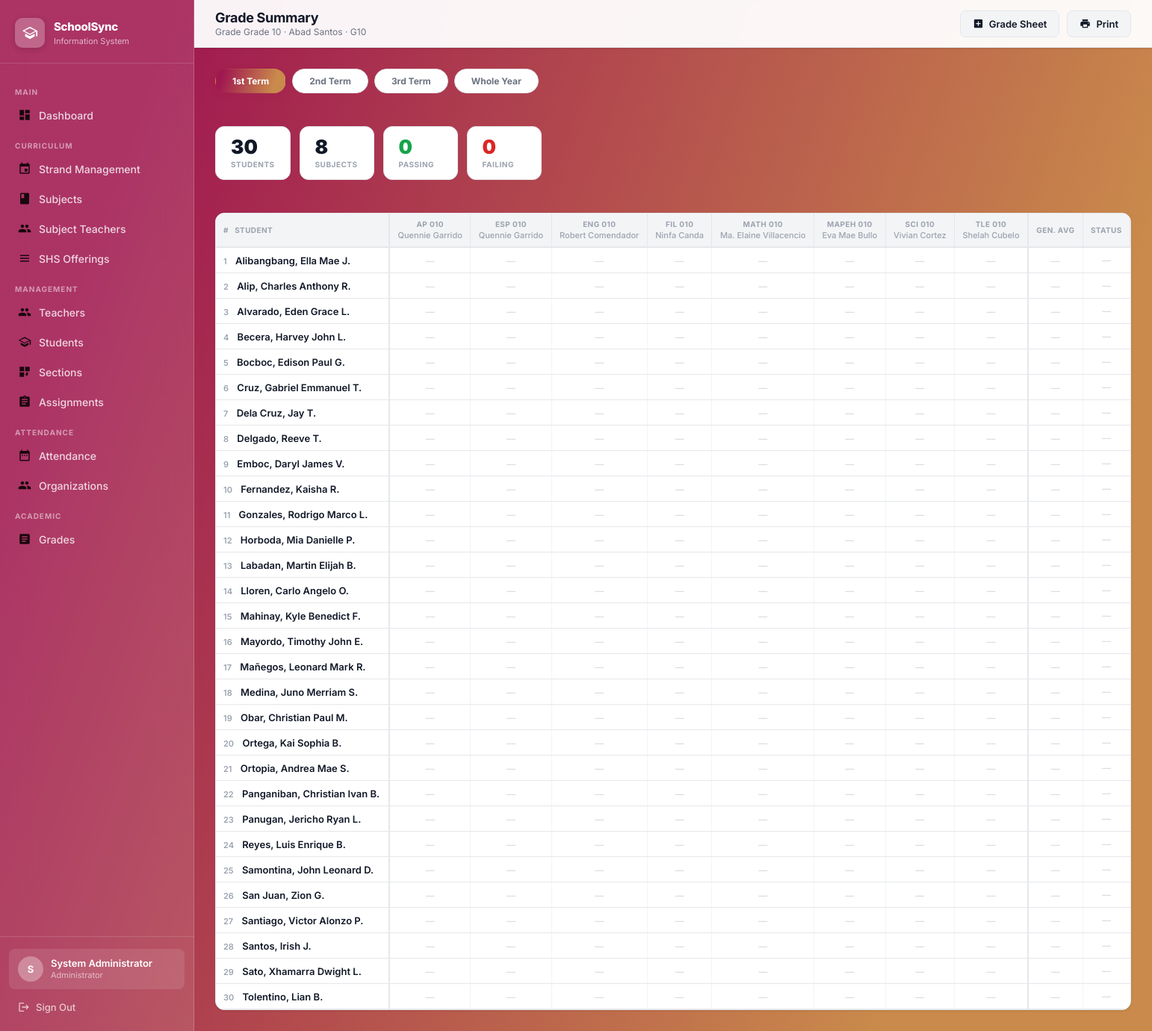
The page /grades/section/166/summary (signed in) on the database its author committed.
### tables this page shows
CREATE TABLE sections (
        id INTEGER PRIMARY KEY AUTOINCREMENT,
        grade_level TEXT NOT NULL, section_name TEXT NOT NULL, adviser_id INTEGER, student_limit INTEGER DEFAULT 40, strand_id INTEGER REFERENCES strands(id) ON DELETE SET NULL,
        FOREIGN KEY (adviser_id) REFERENCES teachers(id) ON DELETE SET NULL);

CREATE TABLE strands (
        id INTEGER PRIMARY KEY AUTOINCREMENT,
        strand_code TEXT UNIQUE NOT NULL, strand_name TEXT NOT NULL, description TEXT);

CREATE TABLE subjects (
        id INTEGER PRIMARY KEY AUTOINCREMENT,
        subject_code TEXT NOT NULL, subject_name TEXT NOT NULL,
        grade_level TEXT NOT NULL, strand TEXT, semester TEXT, default_teacher_id INTEGER, shs_type TEXT);

### app.py (the view)
@app.route('/grades/section/<int:sec_id>/summary')
@login_required
def grade_summary(sec_id):
    conn = get_db()
    section = conn.execute(
        "SELECT s.*, st.strand_code FROM sections s LEFT JOIN strands st ON s.strand_id=st.id WHERE s.id=?",
        (sec_id,)
    ).fetchone()
    if not section:
        flash('Section not found.', 'danger')
        conn.close()
        return redirect(url_for('grades_home'))
    is_jhs = section['grade_level'] in ('7', '8', '9', '10')
    if is_jhs:
        active_sem = 'Whole Year'
    else:
        active_sem = request.args.get('sem', '1st Term')
        if active_sem not in SEM_TERMS:
            active_sem = '1st Term'
    subjects = get_section_subjects(conn, sec_id, active_sem)
    subjects  = subjects_for_sem_tab(subjects, active_sem)
    students = conn.execute(
        "SELECT id, student_id, first_name, last_name, middle_name FROM students "
        "WHERE section_id=? ORDER BY last_name, first_name",
        (sec_id,)
    ).fetchall()
    all_grades = conn.execute(
        "SELECT student_id, subject_id, semester, quarter, written_works, performance_tasks, quarterly_assessment "
        "FROM grades WHERE section_id=?",
        (sec_id,)
    ).fetchall()
    sem_quarters_rows = conn.execute(
        "SELECT period, semester FROM grading_period_settings ORDER BY id"
    ).fetchall()
    sem_quarters_map = {}
    for r in sem_quarters_rows:
        sem_quarters_map.setdefault(r['semester'], [])
        if r['period'] not in sem_quarters_map[r['semester']]:
            sem_quarters_map[r['semester']].append(r['period'])
    conn.close()
    grade_map = {}
    for g in all_grades:
        qg = compute_quarterly_grade(g['written_works'], g['performance_tasks'], g['quarterly_assessment'])
        key = (g['subject_id'], g['semester'] or '')
        grade_map.setdefault(g['student_id'], {}).setdefault(key, {})[g['quarter']] = qg
    rows = []
    for st in students:
        sub_grades = {}
        gen_vals   = []
        for sub in subjects:
            sub_scope = (sub.get('semester') or '').strip()
            if sub_scope == 'Whole Year':
                eff_sem = 'Whole Year'
            elif sub_scope:
                eff_sem = sub_scope
            else:
                eff_sem = active_sem
            relevant_qs = sem_quarters_map.get(eff_sem, ALL_TERMS)
            grade_key = (sub['id'], eff_sem)
            q_vals = [
                grade_map.get(st['id'], {}).get(grade_key, {}).get(q)
                for q in relevant_qs
            ]
            q_vals = [v for v in q_vals if v is not None]
            avg = round(sum(q_vals) / len(q_vals), 2) if q_vals else None
            if avg is not None:
                gen_vals.append(avg)
            sub_grades[sub['id']] = {
                'avg':     avg,
                'passing': avg is not None and avg >= PASSING_GRADE,
            }
        gen_avg = round(sum(gen_vals) / len(gen_vals), 2) if gen_vals else None
        rows.append({
            'student':    dict(st),
            'sub_grades': sub_grades,
            'gen_avg':    gen_avg,
            'passing':    gen_avg is not None and gen_avg >= PASSING_GRADE,
        })
    return render_template('grade_summary.html',
                           section=section, subjects=subjects,
                           rows=rows, active_sem=active_sem,
                           passing_grade=PASSING_GRADE)

### app.py (called while the page is built)
def get_db():
    conn = sqlite3.connect(DATABASE)
    conn.row_factory = sqlite3.Row
    conn.execute("PRAGMA foreign_keys = ON")
    return conn

def login_required(f):
    @wraps(f)
    def decorated(*args, **kwargs):
        if 'admin_id' not in session:
            return redirect(url_for('login'))
        return f(*args, **kwargs)
    return decorated

def subjects_for_sem_tab(subjects_all, active_sem):
    if not active_sem:
        return list(subjects_all)
    active_terms = set(SEM_TERMS.get(active_sem, ALL_TERMS))
    out = []
    for s in subjects_all:
        scope = (s.get('semester') or '').strip()
        if not scope or scope == 'Whole Year':
            out.append(s)
            continue
        scope_terms = set(SEM_TERMS.get(scope, ALL_TERMS))
        if active_terms & scope_terms:
            out.append(s)
    return out

### templates/grade_summary.html (shortened to what this page needs)
{% extends "layout.html" %}
{% block page_title %}Grade Summary{% endblock %}
{% block page_subtitle %}Grade {{ section.grade_level }} · {{ section.section_name }}{% if section.strand_code %} · {{ section.strand_code }}{% endif %}{% endblock %}
{% block header_actions %}
  <a href="{{ url_for('grade_sheet', sec_id=section.id, sem=active_sem) }}" class="btn btn-secondary">
    <svg viewBox="0 0 24 24" fill="currentColor" style="width:15px;height:15px;"><path d="M19 3H5c-1.1 0-2 .9-2 2v14c0 1.1.9 2 2 2h14c1.1 0 2-.9 2-2V5c0-1.1-.9-2-2-2zm-2 10h-4v4h-2v-4H7v-2h4V7h2v4h4v2z"/></svg>
    Grade Sheet
  </a>
  <button class="btn btn-secondary" onclick="window.print()">
    <svg viewBox="0 0 24 24" fill="currentColor" style="width:15px;height:15px;"><path d="M19 8H5c-1.66 0-3 1.34-3 3v6h4v4h12v-4h4v-6c0-1.66-1.34-3-3-3zm-3 11H8v-5h8v5zm3-7c-.55 0-1-.45-1-1s.45-1 1-1 1 .45 1 1-.45 1-1 1zm-1-9H6v4h12V3z"/></svg>
    Print
  </button>
{% endblock %}
{% block content %}
{% set is_jhs = section.grade_level in ('7', '8', '9', '10') %}
{% if not is_jhs %}
<div class="sem-tab-bar print-hide">
  <a href="{{ url_for('grade_summary', sec_id=section.id, sem='1st Term') }}"
     class="sem-tab {{ 'active' if active_sem == '1st Term' else '' }}">1st Term</a>
  <a href="{{ url_for('grade_summary', sec_id=section.id, sem='2nd Term') }}"
     class="sem-tab {{ 'active' if active_sem == '2nd Term' else '' }}">2nd Term</a>
  <a href="{{ url_for('grade_summary', sec_id=section.id, sem='3rd Term') }}"
     class="sem-tab {{ 'active' if active_sem == '3rd Term' else '' }}">3rd Term</a>
  <a href="{{ url_for('grade_summary', sec_id=section.id, sem='Whole Year') }}"
     class="sem-tab {{ 'active' if active_sem == 'Whole Year' else '' }}">Whole Year</a>
</div>
{% endif %}
{% set passing_rows   = rows | selectattr('passing') | list %}
{% set graded_rows    = rows | selectattr('gen_avg') | list %}
{% set failing_rows   = graded_rows | rejectattr('passing') | list %}
{% set avg_list       = graded_rows | map(attribute='gen_avg') | list %}
{% set class_avg      = (avg_list | sum / avg_list | length) | round(2) if avg_list else none %}
<div class="stat-row print-hide">
  <div class="stat-chip-box">
    <div class="val">{{ rows | length }}</div>
    <div class="lbl">Students</div>
  </div>
  <div class="stat-chip-box">
    <div class="val">{{ subjects | length }}</div>
    <div class="lbl">Subjects</div>
  </div>
  <div class="stat-chip-box">
    <div class="val" style="color:#16a34a;">{{ passing_rows | length }}</div>
    <div class="lbl">Passing</div>
  </div>
  <div class="stat-chip-box">
    <div class="val" style="color:#dc2626;">{{ failing_rows | length }}</div>
    <div class="lbl">Failing</div>
  </div>
</div>
{% if not rows %}
<div class="content-card">
  <div class="empty-state">
    <svg viewBox="0 0 24 24" fill="currentColor"><path d="M16 11c1.66 0 2.99-1.34 2.99-3S17.66 5 16 5c-1.66 0-3 1.34-3 3s1.34 3 3 3zm-8 0c1.66 0 2.99-1.34 2.99-3S9.66 5 8 5C6.34 5 5 6.34 5 8s1.34 3 3 3zm0 2c-2.33 0-7 1.17-7 3.5V19h14v-2.5c0-2.33-4.67-3.5-7-3.5z"/></svg>
    <h3>No students enrolled</h3>
  </div>
</div>
{% else %}
<div class="content-card">
  <div class="summary-wrap">
    <table class="summary-table">
      <thead>
        <tr>
          <th class="th-name"># &nbsp; Student</th>
          {% for sub in subjects %}
          <th>
            {{ sub.subject_code }}
            {% if sub.teachers %}
            <div class="th-sub">{{ sub.teachers | join(' / ') }}</div>
            {% endif %}
          </th>
          {% endfor %}
          <th class="th-divider">Gen. Avg</th>
          <th>Status</th>
        </tr>
      </thead>
      <tbody>
        {% for row in rows %}
        <tr>
          <td class="td-name">
            <span style="color:var(--text-muted);font-size:11px;margin-right:8px;">{{ loop.index }}</span>
            {{ row.student.last_name }}, {{ row.student.first_name }}{% if row.student.middle_name %} {{ row.student.middle_name[0]|upper }}.{% endif %}
          </td>
          {% for sub in subjects %}
          {% set sg = row.sub_grades[sub.id] %}
          <td>
            {% if sg.avg is not none %}
              <span class="gv {{ 'gv-pass' if sg.passing else 'gv-fail' }}">{{ sg.avg }}</span>
            {% else %}
              <span class="gv-none">—</span>
            {% endif %}
          </td>
          {% endfor %}
          <td class="td-gen">
            {% if row.gen_avg is not none %}
              <span class="gv {{ 'gv-pass' if row.passing else 'gv-fail' }}">{{ row.gen_avg }}</span>
            {% else %}
              <span class="gv-none">—</span>
            {% endif %}
          </td>
          <td class="td-pf {% if row.gen_avg is not none %}{{ 'td-pass' if row.passing else 'td-fail' }}{% endif %}">
            {% if row.gen_avg is not none %}{{ 'PASSED' if row.passing else 'FAILED' }}
            {% else %}<span class="gv-none">—</span>{% endif %}
          </td>
        </tr>
        {% endfor %}
      </tbody>
    </table>
  </div>
</div>
{% endif %}
{% endblock %}

### static/css/style.css (style rules this page uses)
:root { --brand-gradient: linear-gradient(109deg, rgba(160,24,80,1) 11.2%, rgba(201,138,75,1) 81.7%); --blue-course: linear-gradient(90deg, rgba(46,129,211,1) 0%, rgba(25,70,171,1) 100%); --teal-course: linear-gradient(90deg, rgba(76,187,149,1) 0%, rgba(38,117,105,1) 100%); --yellow-course: linear-gradient(90deg, rgba(241,218,0,1) 0%, rgba(233,164,0,1) 100%); --pink-course: linear-gradient(90deg, rgba(208,53,141,1) 0%, rgba(131,10,78,1) 100%); --dark-teal-course: linear-gradient(90deg, rgba(107,53,202,1) 0%, rgba(72,23,155,1) 100%); --medium-blue-course: linear-gradient(90deg, rgba(56,61,201,1) 0%, rgba(19,21,128,1) 100%); --mint-green-course: linear-gradient(90deg, rgba(87,209,218,1) 0%, rgba(41,123,146,1) 100%); --green-course: linear-gradient(90deg, rgba(87,219,56,1) 0%, rgba(52,164,50,1) 100%); --orange-course: linear-gradient(90deg, rgba(235,154,48,1) 0%, rgba(218,86,15,1) 100%); --slate-blue-course: linear-gradient(90deg, rgba(50,103,153,1) 0%, rgba(18,57,96,1) 100%); --dark-green-course: linear-gradient(90deg, rgba(49,123,100,1) 0%, rgba(22,71,79,1) 100%); --orange-red-course: linear-gradient(90deg, #f26a21 0%, #c0392b 100%); --sidebar-width: 260px; --header-height: 64px; --radius-sm: 8px; --radius-md: 12px; --radius-lg: 16px; --shadow-sm: 0 1px 3px rgba(0,0,0,.08), 0 1px 2px rgba(0,0,0,.04); --shadow-md: 0 4px 12px rgba(0,0,0,.10), 0 2px 4px rgba(0,0,0,.06); --shadow-lg: 0 10px 30px rgba(0,0,0,.14), 0 4px 8px rgba(0,0,0,.08); --text-primary: #111827; --text-secondary: #6b7280; --text-muted: #9ca3af; --border: #e5e7eb; --bg-page: #f3f4f6; --bg-white: #ffffff; --danger: #ef4444; --success: #22c55e; }
*,*::before,*::after { box-sizing:border-box;margin:0;padding:0 }
html { scroll-behavior:smooth }
body { font-family:'Inter',sans-serif;font-size:14px;color:var(--text-primary);background:var(--brand-gradient);min-height:100vh;-webkit-font-smoothing:antialiased }
a { text-decoration:none;color:inherit }
.header-actions .btn { white-space:nowrap }
.content-card { background:var(--bg-white);border-radius:var(--radius-md);box-shadow:var(--shadow-sm);border:1px solid var(--border);overflow:hidden }
.btn { display:inline-flex;align-items:center;gap:7px;padding:9px 16px;border-radius:var(--radius-sm);font-family:'Inter',sans-serif;font-size:13px;font-weight:600;cursor:pointer;border:none;transition:opacity .2s,transform .15s,box-shadow .2s;white-space:nowrap }
.btn svg { width:15px;height:15px }
.btn-secondary { background:var(--bg-page);color:var(--text-primary);border:1px solid var(--border) }

### rows shown on the page
sections: grade_level "Grade 10", section_name "Abad Santos"
strands: strand_code "G10"
subjects: subject_code "AP 010", teachers "Quennie Garrido"
subjects: subject_code "ESP 010", teachers "Quennie Garrido"
subjects: subject_code "ENG 010", teachers "Robert Comendador"
subjects: subject_code "FIL 010", teachers "Ninfa Canda"
subjects: subject_code "MATH 010", teachers "Ma. Elaine Villacencio"
subjects: subject_code "MAPEH 010", teachers "Eva Mae Bullo"
subjects: subject_code "SCI 010", teachers "Vivian Cortez"
subjects: subject_code "TLE 010", teachers "Shelah Cubelo"

### other values the page prints
{{ session.admin_name[0]|upper }} "S"
{{ session.admin_name }} "System Administrator"
{{ rows | length }} "30"
{{ subjects | length }} "8"
{{ passing_rows | length }} "0"
{{ failing_rows | length }} "0"
{{ row.student.last_name }} "Alibangbang" "Alip" "Alvarado" "Becera" "Bocboc" "Cruz" "Dela Cruz" "Delgado" "Emboc" "Fernandez" "Gonzales" "Horboda" "Labadan" "Lloren" "Mahinay" "Mayordo" "Mañegos" "Medina" "Obar" "Ortega" "Ortopia" "Panganiban" "Panugan" "Reyes" "Samontina" "San Juan" "Santiago" "Santos" "Sato" "Tolentino"
{{ row.student.first_name }} "Ella Mae" "Charles Anthony" "Eden Grace" "Harvey John" "Edison Paul" "Gabriel Emmanuel" "Jay" "Reeve" "Daryl James" "Kaisha" "Rodrigo Marco" "Mia Danielle" "Martin Elijah" "Carlo Angelo" "Kyle Benedict" "Timothy John" "Leonard Mark" "Juno Merriam" "Christian Paul" "Kai Sophia" "Andrea Mae" "Christian Ivan" "Jericho Ryan" "Luis Enrique" "John Leonard" "Zion" "Victor Alonzo" "Irish" "Xhamarra Dwight" "Lian"
{{ row.student.middle_name[0]|upper }} "J" "R" "L" "L" "G" "T" "T" "T" "V" "R" "L" "P" "B" "O" "F" "E" "R" "S" "M" "B" "S" "B" "L" "B" "D" "G" "P" "J" "L" "B"
